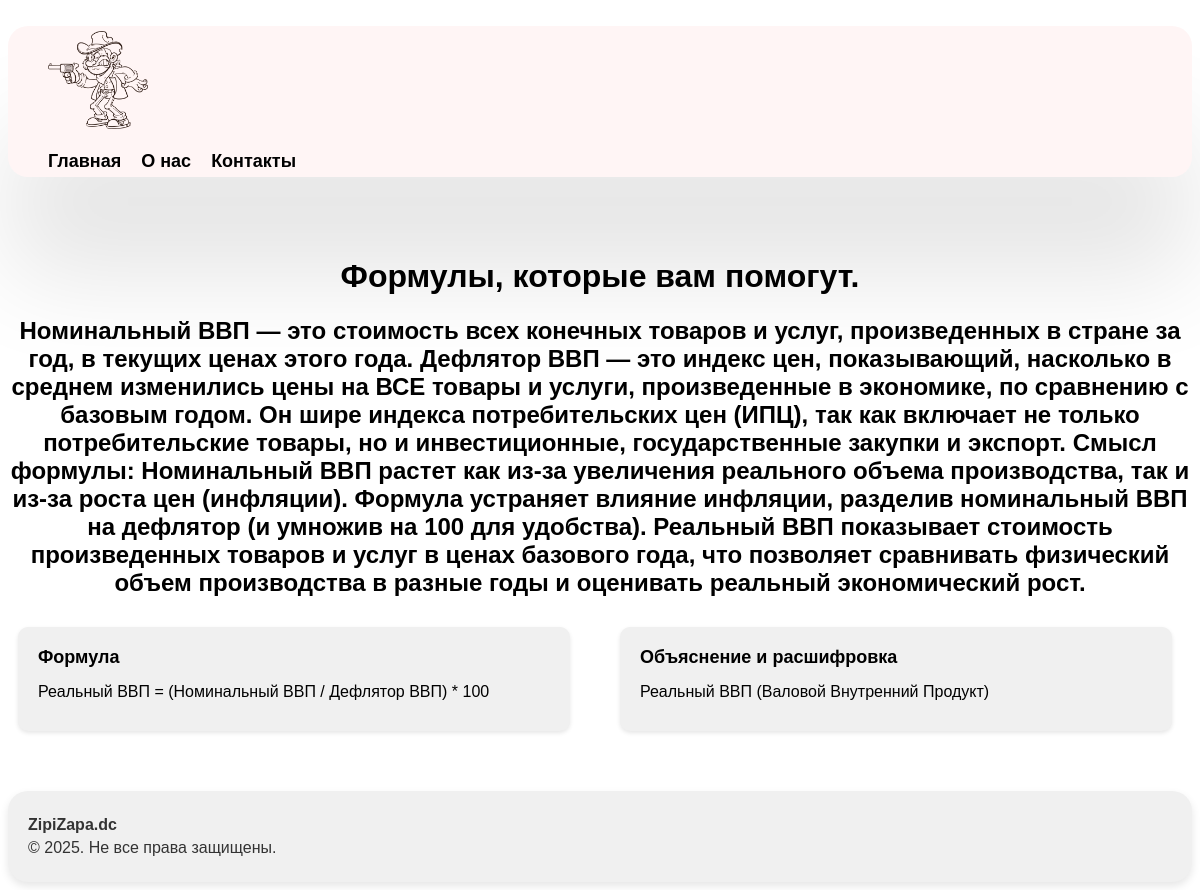
/eco0, run on the app's committed database.
### tables this page shows
CREATE TABLE `eco`(form text, example text, tema text);

### app.py (the view)
@app.route('/eco<index>')
def ecoThema(index):
    eco=getTable('eco')
    tema=eco[int(index)]
    return render_template('formeco.html', tema4 = tema[2], form4 = tema[0], example4 = tema[1])

### db.py (called while the page is built)
    def create_tables(self):
        self.query('CREATE TABLE IF NOT EXISTS alg(form TEXT, example TEXT, tema TEXT)')
        self.query('CREATE TABLE IF NOT EXISTS geom(form TEXT, example TEXT, tema TEXT)')
        self.query('CREATE TABLE IF NOT EXISTS fiz(form TEXT, example TEXT, tema TEXT)')
        self.query('CREATE TABLE IF NOT EXISTS inf(form TEXT, example TEXT, tema TEXT)')

    def query(self,arg,values=None):
        if values==None:
            self.cur.execute(arg)
        else:
            self.cur.execute(arg,values)
        self.conn.commit()

    def fetchall(self,arg,values=None):
        if values==None:
            self.cur.execute(arg)
        else:
            self.cur.execute(arg,values)
        return self.cur.fetchall()

    def __del__(self):
        self.conn.close()

### form.py (called while the page is built)
def getTable(nameTable):
    base=DatabaseManager('base.db')
    base.create_tables()
    res=base.fetchall(f'SELECT * FROM {nameTable}')
    return res

### templates/formeco.html
{% extends 'index.html' %} {% block title %}Главная{% endblock %} {% block
body%}
<div class="maincontent">
  <h1 class="magicformul">Формулы, которые вам помогут.</h1>
  <h2 class="tema">{{tema4}}</h2>
  <div class="formuls">
    <div class="form">
      <h2>Формула</h2>
      <p><strong></strong>{{form4}}</p>
    </div>
    <div class="form">
      <h2>Объяснение и расшифровка</h2>
      <p><strong></strong>{{example4}}</p>
    </div>
  </div>
</div>
{% endblock%}

### static/style.css (style rules this page uses)
* { scroll-behavior: smooth; }
.maincontent { flex: 1; }
.formuls { display: flex; gap: 30px; }
.tema { text-align: center; font-family: Arial, Helvetica, sans-serif; }
.magicformul { font-family: Arial, Helvetica, sans-serif; text-align: center; }
.form { background-color: #f0f0f0; border-radius: 10px; box-shadow: 0 2px 4px rgba(0, 0, 0, 0.1); padding: 20px; margin: 10px; width: calc(50% - 40px); box-sizing: border-box; min-width: 260px; }
.form h2 { font-size: 18px; margin-top: 0; font-family: Arial, Helvetica, sans-serif; }
.form p { margin: 10px 0; font-family: Arial, Helvetica, sans-serif; }

### data on the page
eco: tema "Номинальный ВВП — это стоимость всех конечных товаров и услуг, произведенных в стране за год, в текущих ценах этого года. Дефлятор ВВП — это индекс цен, показывающий, насколько в среднем изменились цены на ВСЕ товары и услуги, произведенные в экономике, по сравнению с базовым годом. Он шире индекса потребительских цен (ИПЦ), так как включает не только потребительские товары, но и инвестиционные, государственные закупки и экспорт. Смысл формулы: Номинальный ВВП растет как из-за увеличения реального объема производства, так и из-за роста цен (инфляции). Формула устраняет влияние инфляции, разделив номинальный ВВП на дефлятор (и умножив на 100 для удобства). Реальный ВВП показывает стоимость…", form "Реальный ВВП = (Номинальный ВВП / Дефлятор ВВП) * 100", example "Реальный ВВП (Валовой Внутренний Продукт)"
